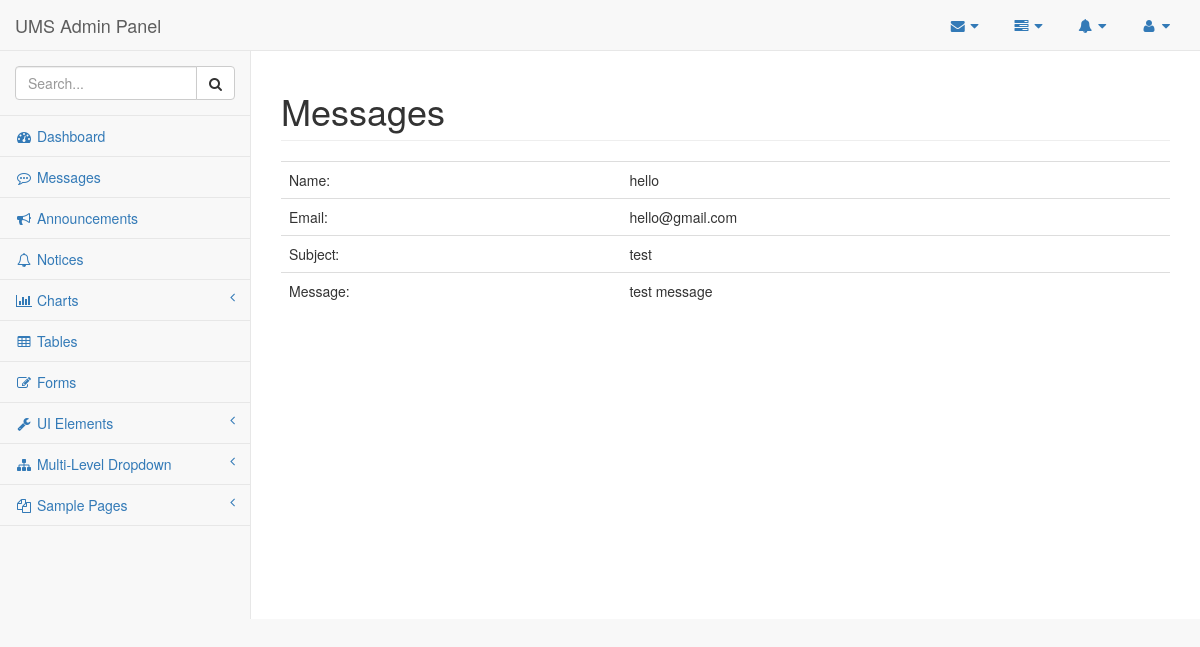
Screenshot of /admin/pages/msg-view.php?id=2 with the database file from the repository.
### tables this page shows
CREATE TABLE `comments` (
  `com_id` int(11) NOT NULL,
  `com_name` varchar(48) NOT NULL,
  `com_email` varchar(48) NOT NULL,
  `com_subject` varchar(48) NOT NULL,
  `com_message` varchar(255) NOT NULL
);

### admin/pages/msg-view.php (the view, shortened to what this page needs)
<?php
    require_once('config.php');
    $id = $_GET['id'];
?>
<!DOCTYPE html>
<html lang="en">
<head>
    <link href="../vendor/bootstrap/css/bootstrap.min.css" rel="stylesheet">
    <link href="../vendor/metisMenu/metisMenu.min.css" rel="stylesheet">
    <link href="../dist/css/sb-admin-2.css" rel="stylesheet">
    <link href="../vendor/font-awesome/css/font-awesome.min.css" rel="stylesheet" type="text/css">
</head>
<body>
    <div id="wrapper">
        <nav class="navbar navbar-default navbar-static-top" role="navigation" style="margin-bottom: 0">
            <div class="navbar-header">
                <a class="navbar-brand" href="index.html">UMS Admin Panel</a>
            </div>
            <ul class="nav navbar-top-links navbar-right">
                <li class="dropdown">
                    <a class="dropdown-toggle" data-toggle="dropdown" href="#">
                        <i class="fa fa-envelope fa-fw"></i> <i class="fa fa-caret-down"></i>
                    </a>
                </li>
                <li class="dropdown">
                    <a class="dropdown-toggle" data-toggle="dropdown" href="#">
                        <i class="fa fa-tasks fa-fw"></i> <i class="fa fa-caret-down"></i>
                    </a>
                </li>
                <li class="dropdown">
                    <a class="dropdown-toggle" data-toggle="dropdown" href="#">
                        <i class="fa fa-bell fa-fw"></i> <i class="fa fa-caret-down"></i>
                    </a>
                </li>
                <li class="dropdown">
                    <a class="dropdown-toggle" data-toggle="dropdown" href="#">
                        <i class="fa fa-user fa-fw"></i> <i class="fa fa-caret-down"></i>
                    </a>
                </li>
            </ul>
            <div class="navbar-default sidebar" role="navigation">
                <div class="sidebar-nav navbar-collapse">
                    <ul class="nav" id="side-menu">
                        <li class="sidebar-search">
                            <div class="input-group custom-search-form">
                                <input type="text" class="form-control" placeholder="Search...">
                                <span class="input-group-btn">
                                <button class="btn btn-default" type="button">
                                    <i class="fa fa-search"></i>
                                </button>
                            </span>
                            </div>
                        </li>
                        <li>
                            <a href="index.php"><i class="fa fa-dashboard fa-fw"></i> Dashboard</a>
                        </li>
                        <li>
                            <a href="messages.php"><i class="fa fa-commenting-o fa-fw"></i> Messages</a>
                        </li>
                        <li>
                            <a href="announcement.php"><i class="fa fa-bullhorn fa-fw"></i> Announcements</a>
                        </li>
                        <li>
                            <a href="announcement.php"><i class="fa fa-bell-o fa-fw"></i> Notices</a>
                        </li>
                        <li>
                            <a href="#"><i class="fa fa-bar-chart-o fa-fw"></i> Charts<span class="fa arrow"></span></a>
                        </li>
                        <li>
                            <a href="tables.html"><i class="fa fa-table fa-fw"></i> Tables</a>
                        </li>
                        <li>
                            <a href="forms.html"><i class="fa fa-edit fa-fw"></i> Forms</a>
                        </li>
                        <li>
                            <a href="#"><i class="fa fa-wrench fa-fw"></i> UI Elements<span class="fa arrow"></span></a>
                        </li>
                        <li>
                            <a href="#"><i class="fa fa-sitemap fa-fw"></i> Multi-Level Dropdown<span class="fa arrow"></span></a>
                        </li>
                        <li>
                            <a href="#"><i class="fa fa-files-o fa-fw"></i> Sample Pages<span class="fa arrow"></span></a>
                        </li>
                    </ul>
                </div>
            </div>
        </nav>
        <div id="page-wrapper">
            <div class="row">
                <div class="col-lg-12">
                    <h1 class="page-header">Messages</h1>
                     <div class="table-responsive">
                        <table class="table">
                            <tbody>
                            <?php
                                $slt ="SELECT * FROM comments WHERE com_id='$id'";
                                $qre = mysqli_query($DBC, $slt);
                                $data=mysqli_fetch_array($qre);
                             ?>
                                <tr>
                                    <td>Name:</td>
                                    <td><?= $data['com_name']; ?></td>
                                </tr>
                                <tr>
                                    <td>Email:</td>
                                    <td><?= $data['com_email']; ?></td>
                                </tr>
                                <tr>
                                    <td>Subject:</td>
                                    <td><?= $data['com_subject']; ?></td>
                                </tr>
                                <tr>
                                    <td>Message:</td>
                                    <td><?= $data['com_message']; ?></td>
                                </tr>
                            </tbody>
                        </table>
                    </div>
                </div>
            </div>
        </div>
    </div>
</body>
</html>

### rows the page displays
comments: com_name "hello", com_email "hello@gmail.com", com_subject "test", com_message "test message"
